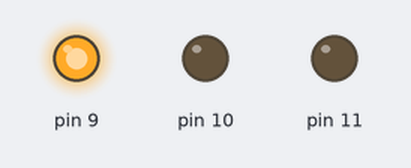
The sketch below on a simulated Arduino Uno, built with avr-gcc and run on an emulated ATmega328P. On the bench: output pins drawn as LEDs (lit = HIGH).

Above: at 0.1 s.
Timing chart, 0 to 1.6 s (numbered marks = the images above):
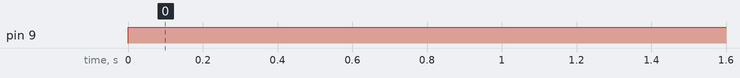

The sketch:

caideng.ino
```cpp
void setup() {
  // put your setup code here, to run once:
pinMode(9,OUTPUT);
pinMode(10,OUTPUT);
pinMode(11,OUTPUT);


}

void loop() {
  // put your main code here, to run repeatedly:
//for (int i=50;i<=100;i=i+6)
// {
//   for (int j=101;j<=150;j=j+8)
//   {
//     for (int n=200;n<=220;n=n+7)
//     {
//       analogWrite(9,i);
//       analogWrite(10,j);
//       analogWrite(11,n);
//       delay (100);
//     }
//   }
// }
analogWrite(9,255);
analogWrite(10,0);
analogWrite(11,0);
delay (10000);
}
```

Measured:
- by itself, pin 9: LOW → HIGH at 0.00 s
